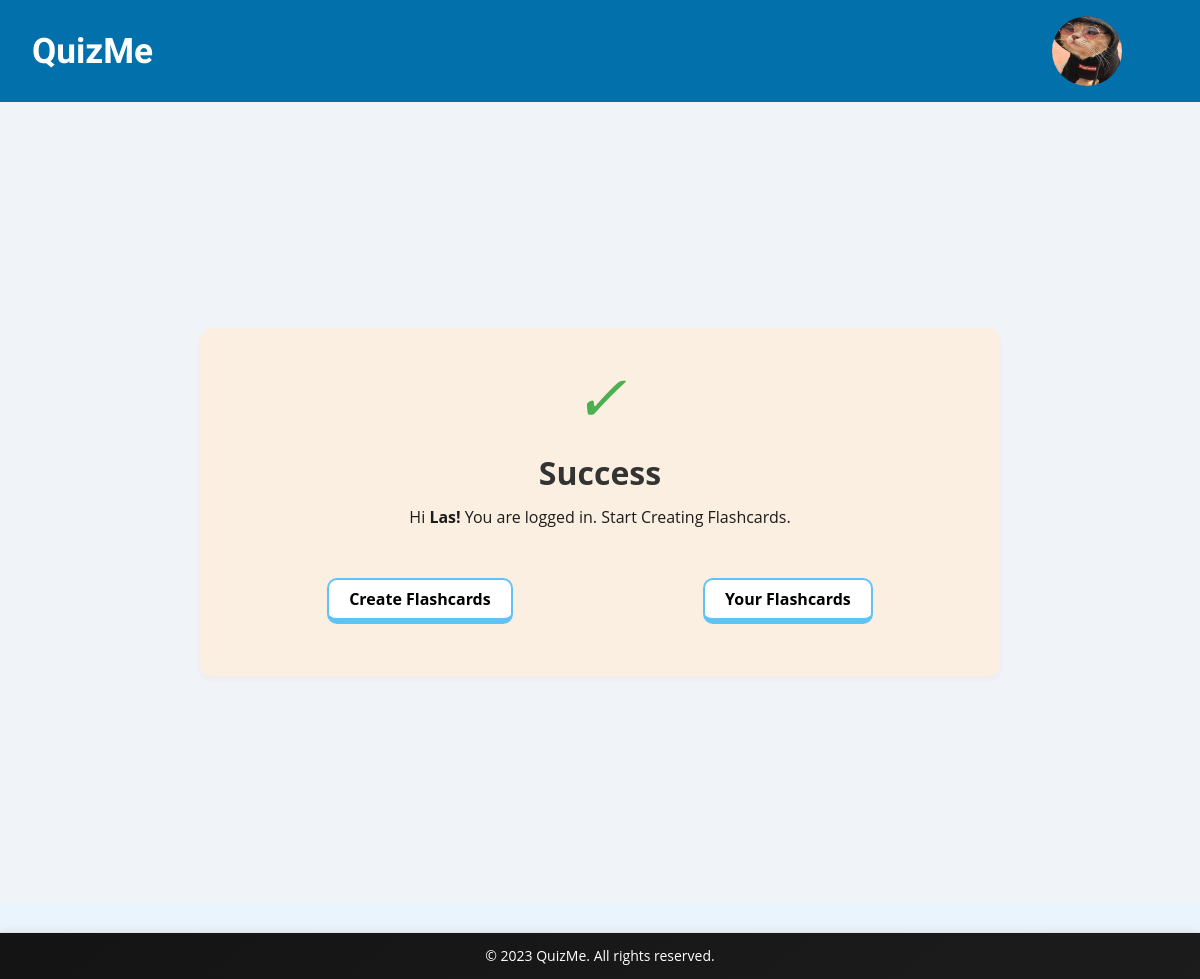
Before: /success (signed in) with the older database file.
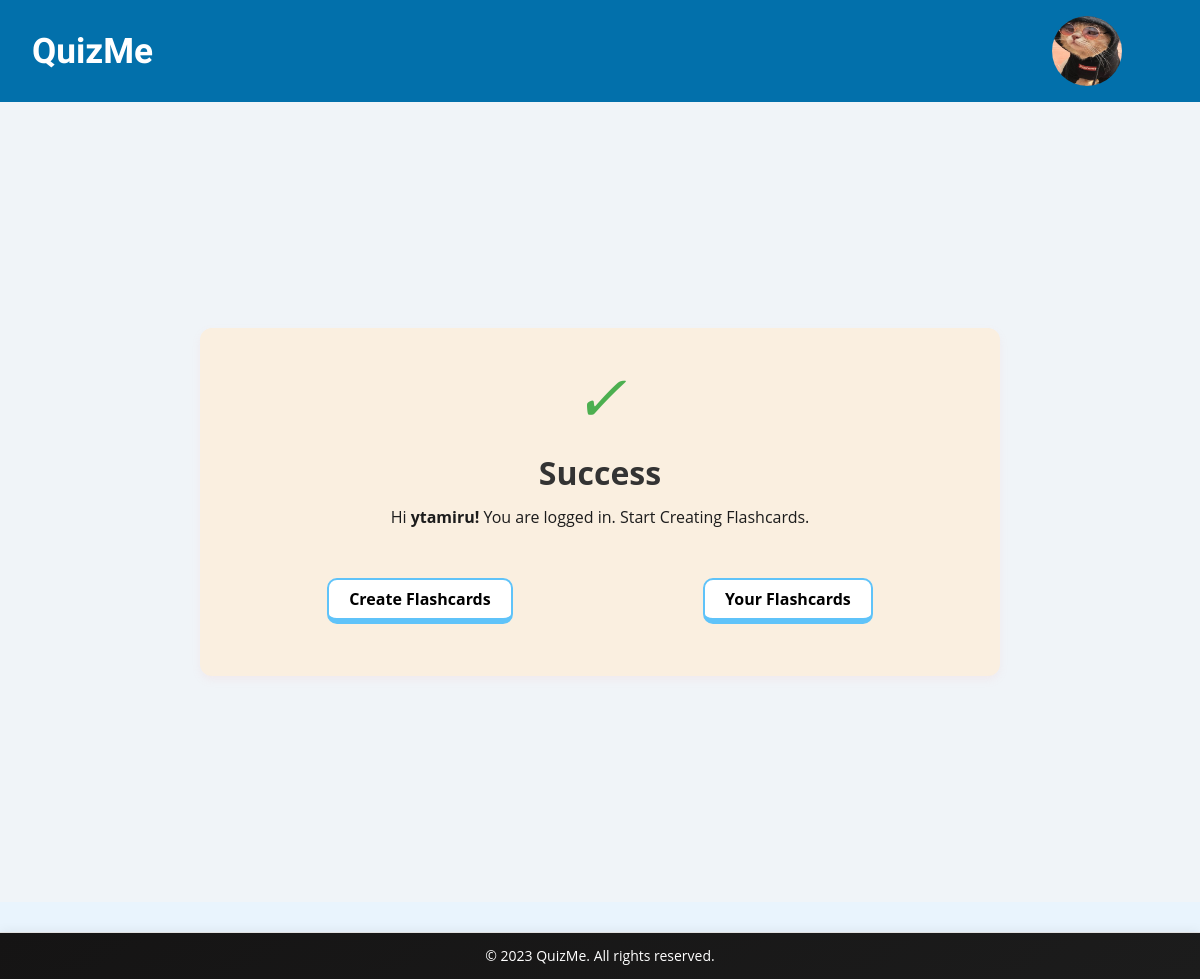
After: the same page with the newer database file.
### app.py (models this page shows, shortened)
class User(db.Model):
    id = db.Column(db.Integer, primary_key=True)
    email = db.Column(db.String(100), unique=True, nullable=False)
    password = db.Column(db.String(100), nullable=False)
    flashcards = db.relationship('FlashcardSet', backref='user', lazy=True)

### app.py (the view)
@app.route('/success')
def success():
    if 'user_id' not in session:
        return redirect(url_for('login'))
    user = User.query.get(session['user_id'])
    return render_template('success.html', user=user)

### app.py (called while the page is built)
@app.context_processor
def inject_user():
    user_id = session.get('user_id')
    if user_id:
        user = User.query.get(user_id)
        return dict(logged_in_user=user)
    return dict(logged_in_user=None)

### templates/success.html (shortened to what this page needs)
{% extends "base.html" %}
{% block content %}
<div class="success">
    <div class="card">
        <div class="sub">
            <i class="checkmark">✓</i>
        </div>
        <h1 class="success-container">Success</h1>
        <p class="success-message"> Hi <b> {{ logged_in_user.email.split('@')[0] }}! </b> You are logged in. Start Creating Flashcards.</p>
        <div class="create">
            <a href="{{ url_for('get_started') }}" class="get-started-button">Create Flashcards</a>
            <a href="{{ url_for('your_flashcards') }}" class="get-started-button">Your Flashcards</a>
        </div>
    </div>
</div>
{% endblock %}

### templates/base.html (shortened to what this page needs)
<!DOCTYPE html>
<html lang="en">
<head>
  <link rel="stylesheet" href="{{ url_for('static', filename='css/style.css') }}">
  <link rel="stylesheet" href="https://cdnjs.cloudflare.com/ajax/libs/normalize/8.0.1/normalize.min.css" />
</head>
<body>
  <header>
    <a href="{{ url_for('index') }}" class="logo-link">
      <div class="logo-container">
        <h1><b>QuizMe</b></h1>
      </div>
    </a>
    <nav>
      <div class="nav-container">
        {% if logged_in_user %}
          <ul class="nav-links">
            <li class="profile-dropdown">
              <a href="{{ url_for('success') }}" class="profile-link">
                <img src="{{ url_for('static', filename='img/profile_cat.jpg') }}" alt="Profile" class="profile-pic">
              </a>
            </li>
          </ul>
        {% endif %}
      </div>
    </nav>
  </header>
  {% block content %}
  {% endblock %}
  <footer class="app-footer">
    <p>&copy; 2023 QuizMe. All rights reserved.</p>
  </footer>
</body>
</html>

### static/css/style.css (style rules this page uses)
.logo-link { text-decoration: none; color: inherit; }
.logo-container { cursor: pointer; }
body { font-family: 'Open Sans', sans-serif; margin: 0; padding: 0; box-sizing: border-box; background-color: #e9f4fd; }
header { background-color: rgb(2, 112, 171); color: #fff; padding: 1rem 2rem; display: flex; justify-content: space-between; align-items: center; }
.logo-container h1 { margin: 0; font-size: 2.2rem; font-family: 'League Spartan', sans-serif; }
nav { display: flex; align-items: center; position: relative; }
.nav-container { display: flex; align-items: center; justify-content: space-between; }
.nav-links { list-style: none; margin: 0; padding: 0; display: flex; margin-left: auto; }
.nav-links li { margin: 0 1rem; }
.nav-links a { color: #fff; text-decoration: none; font-size: 1.1rem; transition: color 0.3s; }
.get-started-button { display: inline-block; padding: 10px 20px; background-color: white; color: black; border: 2px solid rgb(95, 195, 249); text-decoration: none; font-weight: bold; font-size: 1rem; border-radius: 10px; border-bottom: 6px solid rgb(95, 195, 249); margin: 0 auto; text-align: center; width: auto; }
.success { display: flex; justify-content: center; align-items: center; height: 100vh; background-color: #f0f4f8; padding: 20px; box-sizing: border-box; }
.card { width: 100%; max-width: 800px; background-color: hsl(35, 71%, 93%); border-radius: 12px; box-shadow: 0 4px 8px rgba(246, 158, 158, 0.1); padding: 2rem; text-align: center; box-sizing: border-box; }
.checkmark { font-size: 4rem; color: #4caf50; margin-bottom: 1rem; }
.success-container { font-size: 2rem; color: #333; margin-bottom: 1rem; }
.success-message { font-size: 1rem; color: #1c1c1c; margin-bottom: 2rem; }
.create { padding-top: 20px; padding-bottom: 20px; display: flex; justify-content: center; }
:root { --primary-color: #4a90e2; --secondary-color: #f5f7fa; --text-color: #333; --border-color: #e0e0e0; }
p { margin-bottom: 15px; }
.profile-dropdown { position: relative; display: inline-block; }
.profile-link { display: flex; align-items: center; }
.profile-pic { width: 70px; height: 70px; border-radius: 50%; margin-left: -100px; }
.app-footer { text-align: center; padding: 15px 0; margin-top: 30px; background: linear-gradient(145deg, #151414, #1c1c1c); color: #ffffff; font-size: 14px; border-top: 1px solid #e0e0e0; box-shadow: 0 -2px 10px rgba(0, 0, 0, 0.05); }
.app-footer p { margin: 0; }

Changed rows visible on the page:
changed User: email "Las" → "ytamiru"
